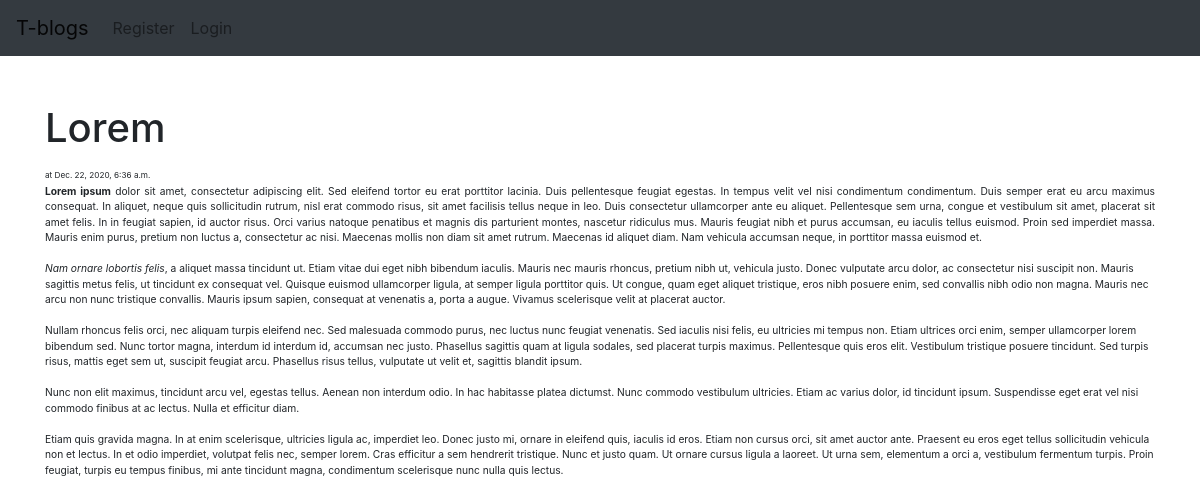
/article/7, run on the app's committed database.
### myblog/models.py (models this page shows, shortened)
class Blogpost(models.Model):
    title=models.CharField(max_length=100)
    title_tag = models.CharField(max_length=100)
    body=models.TextField(max_length=1000000000)
    author=models.ForeignKey(User,on_delete=models.CASCADE)
    date_posted=models.DateTimeField(auto_now_add=True)
    categories=models.CharField(max_length=100,default='Lifestyle')

### myblog/views.py (the view)
# urls.py: path('article/<int:pk>', BlogDetail.as_view(), name='article_detail'),
class BlogDetail(DetailView):
    model = Blogpost
    template_name = 'blog_detail.html'

### templates/blog_detail.html (shortened to what this page needs)
{% extends 'base.html' %}
{% block content %}
<h1> {{ blogpost.title }}  </h1>
<small> {{blogpost.author.first_name }} {{ blogpost.author.last_name }} <small>
    <small>at {{ blogpost.date_posted }}   </small>
    {{blogpost.body | safe }}
{% endblock %}

### data on the page
Blogpost: title "Lorem", date_posted "Dec. 22, 2020, 6:36 a.m.", body "Lorem ipsum dolor sit amet, consectetur adipiscing elit. Sed eleifend tortor eu erat porttitor lacinia. Duis pellentesque feugiat egestas. In tempus velit vel nisi condimentum condimentum. Duis semper erat eu arcu maximus consequat. In aliquet, neque quis sollicitudin rutrum, nisl erat commodo risus, sit amet facilisis tellus neque in leo. Duis consectetur ullamcorper ante eu aliquet. Pellentesque sem urna, congue et vestibulum sit amet, placerat sit amet felis. In in feugiat sapien, id auctor risus. Orci varius natoque penatibus et magnis dis parturient montes, nascetur ridiculus mus. Mauris feugiat nibh et purus accumsan, eu iaculis tellus euismod. Proin sed imperdiet massa. Mauris enim…"
